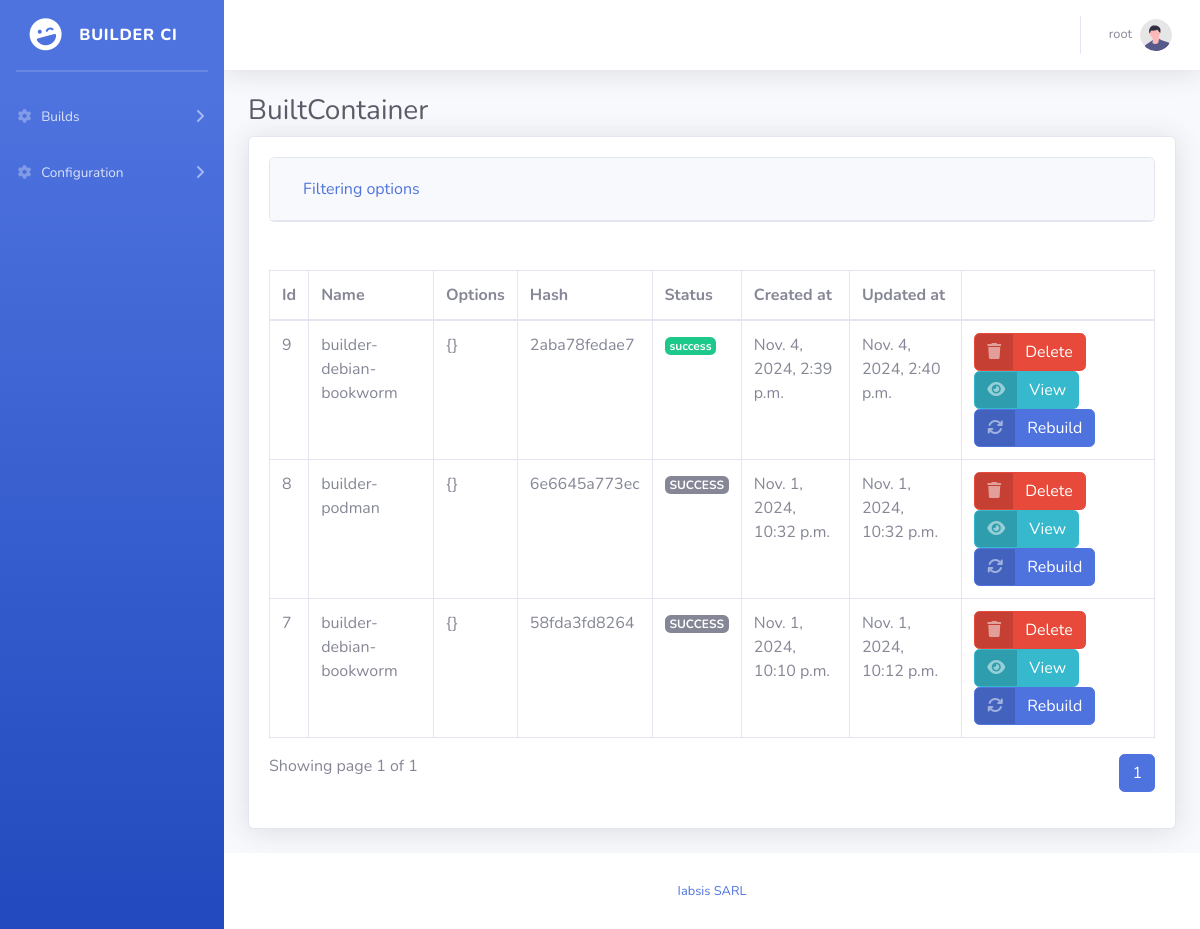
/container/builtcontainer/ (signed in), run on the app's committed database.
### container/models.py (models this page shows, shortened)
class BuiltContainer(models.Model):
    def __init__(self, *args, **kwargs):
        super().__init__(*args, **kwargs)
        self.name = self._name
    name = models.CharField(max_length=100, unique=True)
    hash = models.CharField(max_length=64, blank=True)
    created_at = models.DateTimeField(auto_now_add=True)
    updated_at = models.DateTimeField(auto_now=True)
    logs = models.TextField(blank=True, null=True)
    status = models.TextField(choices=Status.choices, blank=True)
    options = models.JSONField(default=dict, null=True, blank=True)
    container = models.ForeignKey('Container', on_delete=models.CASCADE)
    @property
    def _name(self):
        options = self.container.default_options | self.options
        t = Template(self.container.target_tag, undefined=StrictUndefined)
        return t.render(**options).replace('\r', '')
    class Meta:
        ordering = ['-updated_at']

### sbadmin2/views.py (the view)
class GenericViewList(LoginRequiredMixin, FilterView):
    paginate_by = 10
    show_filter = True
    @property
    def view_url(self):
        return resolve(
            self.request.path_info).url_name + '_view'
    @property
    def create_url(self):
        return resolve(
          self.request.path_info).url_name + '_create'
    @property
    def delete_url(self):
        return resolve(
          self.request.path_info).url_name + '_delete'
    @property
    def update_url(self):
        return resolve(
          self.request.path_info).url_name + '_update'
    def get_filterset_class(self):
        filtered_fields = []
        for field in self.model._meta.fields:
            if isinstance(field, models.CharField):
                filtered_fields.append(field.name)
            if isinstance(field, models.ForeignKey):
                filtered_fields.append(field.name)
        return filterset_factory(model=self.model, fields=filtered_fields)
    def get_context_data(self, **kwargs):
        context = super().get_context_data(**kwargs)
        context['title'] = self.model.__name__
        context['field_list'] = [
            field.name for field in self.model._meta.fields]
        if named_url_exist(self.create_url):
            context['create_url'] = self.create_url
        if named_url_exist(self.delete_url):
            context['delete_url'] = self.delete_url
        if named_url_exist(self.update_url):
            context['update_url'] = self.update_url
        if named_url_exist(self.view_url):
            context['view_url'] = self.view_url
        filter_dict = self.filterset.data.copy()
        if filter_dict.get('page'):
            del filter_dict['page']
        context['filter_args'] = "&" + "&".join([f"{key}={value}" for key, value in filter_dict.items()])
        context['filter_active'] = len(filter_dict)
        context['show_filter'] = self.show_filter
        return context
    def get_template_names(self):
        app_label = self.model._meta.app_label
        model_name = self.model._meta.model_name
        default_template_name = f"{app_label}/{model_name}_list.html"
        try:
            get_template(default_template_name)
            return [default_template_name]
        except TemplateDoesNotExist:
            if settings.DEBUG:
                logger.info(f"{default_template_name} not found, falling to default")
            return ['list.html']

### build/templatetags/build.py (called while the page is built)
@register.filter
def status_badge(status):
    template = get_template("components/badge.html")
    color = 'secondary'
    if status == Status.failed:
        color = 'danger'
    if status == Status.success:
        color = 'success'
    if status in [Status.warning, Status.duplicate]:
        color = 'warning'
    if status == Status.queued:
        color = 'primary'
    return template.render({"text": status, "color": color})

### container/models.py (called while the page is built)
    def __str__(self):
        return self.name

### sbadmin2/views.py (called while the page is built)
def named_url_exist(name):
    for x in get_resolver(None).reverse_dict.items():
        if x[0] == name:
            return True
    return False

### container/templates/container/builtcontainer_list.html (shortened to what this page needs)
{% extends "layouts/base.html" %}
{% load static %}
{% load table %}
{% load build %}
{% block content %}
<div class="container-fluid">
    <h1 class="h3 mb-2 text-gray-800">{{title}}</h1>
    <div class="card shadow mb-4">
        <div class="card-body">
            {% include 'includes/filter.html' %}
            <div class="table-responsive">
                <table class="table table-bordered" id="dataTable" width="100%" cellspacing="0">
                    <thead>
                        <tr>
                            <th>Id</th>
                            <th>Name</th>
                            <th>Options</th>
                            <th>Hash</th>
                            <th>Status</th>
                            <th>Created at</th>
                            <th>Updated at</th>
                            <th></th>
                        </tr>
                    </thead>
                    <tbody>
                        {% for obj in object_list %}
                        <tr>
                            <td>{{ obj.pk }}</td>
                            <td>{{ obj.name }}</td>
                            <td>{{ obj.options }}</td>
                            <td>{{ obj.hash|slice:":12" }}</td>
                            <td>{{ obj.status|status_badge }}</td>
                            <td>{{ obj.created_at }}</td>
                            <td>{{ obj.updated_at }}</td>
                            <td>
                                {% if delete_url %}
                                <a href="{% url delete_url obj.pk %}" class="btn btn-danger btn-icon-split">
                                    <span class="icon text-white-50">
                                        <i class="fas fa-trash"></i>
                                    </span>
                                    <span class="text">Delete</span>
                                </a>
                                {% endif %}
                                {% if view_url %}
                                <a href="{% url view_url obj.pk %}" class="btn btn-info btn-icon-split">
                                    <span class="icon text-white-50">
                                        <i class="fas fa-eye"></i>
                                    </span>
                                    <span class="text">View</span>
                                </a>
                                {% endif %}
                                <a href="{% url 'builtconainer_rebuild' obj.pk %}" class="btn btn-primary btn-icon-split">
                                    <span class="icon text-white-50">
                                        <i class="fas fa-refresh"></i>
                                    </span>
                                    <span class="text">
                                        Rebuild
                                    </span>
                                </a>
                            </td>
                        </tr>
                        {% endfor %}
                    </tbody>
                </table>
            </div>
            {% include 'includes/pagination.html' %}
        </div>
    </div>
</div>
{% endblock content %}

### core/templates/layouts/base.html (shortened to what this page needs)
{% load static %}
<!DOCTYPE html>
<html lang="en">
<head>
    <link rel="stylesheet" href="{% static 'main.css' %}">
</head>
<body id="page-top">
    <div id="wrapper">
        {% include 'includes/sidebar.html' %}
        <div id="content-wrapper" class="d-flex flex-column">
            <div id="content">
                <nav class="navbar navbar-expand navbar-light bg-white topbar mb-4 static-top shadow">
                    {% include 'includes/nav.html' %}
                </nav>
        {% block content %}{% endblock content %}
    </div>
    {% include 'includes/footer.html' %}
    </div>
    </div>
</body>
</html>

### core/templates/includes/sidebar.html (shortened to what this page needs)
{% load static %}
<ul class="navbar-nav bg-gradient-primary sidebar sidebar-dark accordion" id="accordionSidebar">
    <a class="sidebar-brand d-flex align-items-center justify-content-center" href="/">
        <div class="sidebar-brand-icon rotate-n-15">
            <i class="fas fa-laugh-wink"></i>
        </div>
        <div class="sidebar-brand-text mx-3">Builder CI</sup></div>
    </a>
    <hr class="sidebar-divider my-0">
    <hr class="sidebar-divider">
    <li class="nav-item">
        <a class="nav-link collapsed" href="#" data-toggle="collapse" data-target="#collapseBuild" aria-expanded="true"
            aria-controls="collapseBuild">
            <i class="fas fa-fw fa-cog"></i>
            <span>Builds</span>
        </a>
    </li>
    <li class="nav-item">
        <a class="nav-link collapsed" href="#" data-toggle="collapse" data-target="#collapseConfig" aria-expanded="true"
            aria-controls="collapseConfig">
            <i class="fas fa-fw fa-cog"></i>
            <span>Configuration</span>
        </a>
    </li>
</ul>

### core/templates/includes/nav.html (shortened to what this page needs)
<ul class="navbar-nav ml-auto">
    {% include 'includes/nav/profile.html' %}
</ul>

### core/templates/includes/nav/profile.html (shortened to what this page needs)
{% load static %}
<li class="nav-item dropdown no-arrow">
    <a class="nav-link dropdown-toggle" href="#" id="userDropdown" role="button" data-toggle="dropdown"
        aria-haspopup="true" aria-expanded="false">
        <span class="mr-2 d-none d-lg-inline text-gray-600 small">{{request.user}}</span>
        <img class="img-profile rounded-circle" src="{% static 'img/undraw_profile.svg' %}">
    </a>
</li>

### sbadmin2/templates/includes/filter.html (shortened to what this page needs)
{% load crispy_forms_tags %}
{% if filter and show_filter %}
<div id="accordion">
<div class="card mb-5">
    <div class="card-header" id="headingOne">
      <h5 class="mb-0">
        <button class="btn btn-link" data-toggle="collapse" data-target="#collapseOne" aria-expanded="true" aria-controls="collapseOne">
          Filtering options
        </button>
      </h5>
    </div>
</div>
</div>
{% endif %}

### build/templates/components/badge.html
<span class="badge badge-{{color}}">{{text}}</span>

### sbadmin2/templates/includes/pagination.html (shortened to what this page needs)
{% if page_obj %}
<div class="d-flex">
    <div class="flex-grow-1">
        Showing page {{page_obj.number}} of {{page_obj.paginator.num_pages}}
    </div>
    <div>
        <div class="dataTables_paginate paging_simple_numbers">
            <ul class="pagination">
                {% for page in page_obj.paginator.page_range %}
                    {% if page <= page_obj.number|add:7 and page >= page_obj.number|add:-7 %}
                        <li class="paginate_button page-item {% if page == page_obj.number %}active{% endif %}">
                            <a href="?page={{ page }}{{ filter_args }}" data-dt-idx="1" tabindex="0" class="page-link">{{page}}</a>
                        </li>
                    {% endif %}
                {% endfor %}
            </ul>
        </div>
    </div>
</div>
{% endif %}

### core/templates/includes/footer.html
<footer class="sticky-footer bg-white">
    <div class="container my-auto">
        <div class="copyright text-center my-auto">
            <span><a href="https://iabsis.com">Iabsis SARL</a></span>
        </div>
    </div>
</footer>

### data on the page
BuiltContainer: pk "9", name "builder-debian-bookworm", options "{}", hash "2aba78fedae7", status "success", created_at "Nov. 4, 2024, 2:39 p.m.", updated_at "Nov. 4, 2024, 2:40 p.m."
BuiltContainer: pk "8", name "builder-podman", options "{}", hash "6e6645a773ec", status "SUCCESS", created_at "Nov. 1, 2024, 10:32 p.m.", updated_at "Nov. 1, 2024, 10:32 p.m."
BuiltContainer: pk "7", name "builder-debian-bookworm", options "{}", hash "58fda3fd8264", status "SUCCESS", created_at "Nov. 1, 2024, 10:10 p.m.", updated_at "Nov. 1, 2024, 10:12 p.m."

### other printed values
{{ request.user }} "root"
{{ title }} "BuiltContainer"
{{ page_obj.number }} "1"
{{ page_obj.paginator.num_pages }} "1"
{{ page }} "1"
